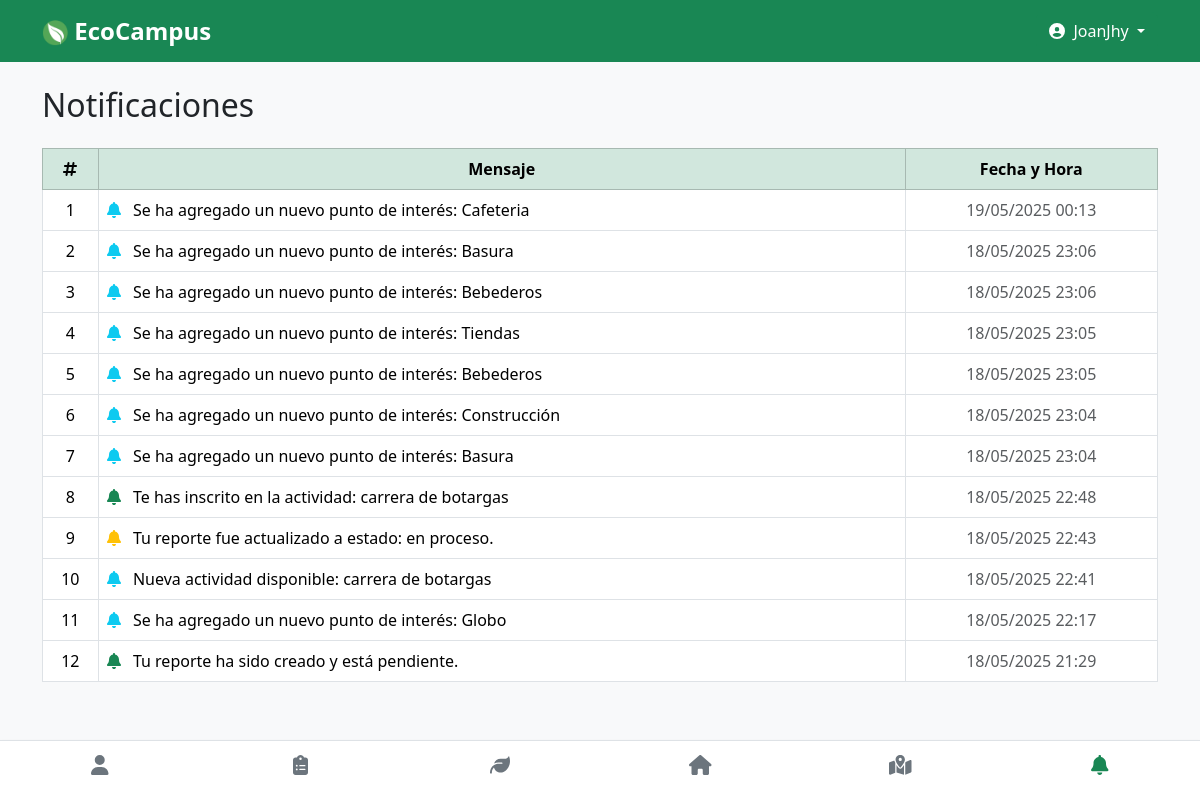
The page /notificaciones (signed in) on the database its author committed.
### backend/models.py (models this page shows)
class Notificacion(db.Model):
    id = db.Column(db.Integer, primary_key=True)
    mensaje = db.Column(db.String(200), nullable=False)
    tipo = db.Column(db.String(50))  # info, alerta, éxito, etc.
    leida = db.Column(db.Boolean, default=False)
    usuario_id = db.Column(db.Integer, db.ForeignKey('usuario.id'), nullable=True)  # null para globales
    fecha = db.Column(db.DateTime, default=datetime.utcnow)

### backend/routes.py (the view)
    @app.route('/notificaciones')
    def notificaciones():
        if 'usuario_id' not in session:
            return redirect(url_for('login'))
        usuario_id = session['usuario_id']
        notificaciones = Notificacion.query.filter(
            or_(
                Notificacion.usuario_id == usuario_id,
                Notificacion.usuario_id == None  # también puedes usar `is_(None)`
            )
        ).order_by(Notificacion.fecha.desc()).all()  # Opcional: ordenadas por fecha
        return render_template('notificaciones.html', notificaciones=notificaciones)

### frontend/templates/notificaciones.html (shortened to what this page needs)
{% extends 'layout.html' %}
{% block content %}
<h2 class="mb-4">Notificaciones</h2>
{% if notificaciones %}
  <div class="table-responsive">
    <table class="table table-bordered align-middle">
      <thead class="table-success text-center">
        <tr>
          <th style="width: 5%"><i class="fas fa-hashtag"></i></th>
          <th>Mensaje</th>
          <th>Fecha y Hora</th>
        </tr>
      </thead>
      <tbody>
        {% for n in notificaciones %}
        <tr>
          <td class="text-center">{{ loop.index }}</td>
          <td><i class="fas fa-bell me-2 text-{{ n.tipo }}"></i> {{ n.mensaje }}</td>
          <td class="text-center text-muted">
            {{ n.fecha.strftime('%d/%m/%Y %H:%M') }}
          </td>
        </tr>
        {% endfor %}
      </tbody>
    </table>
  </div>
{% else %}
  <div class="alert alert-secondary text-center">
    <i class="fas fa-inbox"></i> No tienes notificaciones por ahora.
  </div>
{% endif %}
{% endblock %}

### frontend/static/css/main.css (style rules this page uses)
body { font-family: 'Segoe UI', Tahoma, Geneva, Verdana, sans-serif; }

### rows shown on the page
Notificacion: mensaje "Se ha agregado un nuevo punto de interés: Cafeteria", fecha "19/05/2025 00:13"
Notificacion: mensaje "Se ha agregado un nuevo punto de interés: Basura", fecha "18/05/2025 23:06"
Notificacion: mensaje "Se ha agregado un nuevo punto de interés: Bebederos", fecha "18/05/2025 23:06"
Notificacion: mensaje "Se ha agregado un nuevo punto de interés: Tiendas", fecha "18/05/2025 23:05"
Notificacion: mensaje "Se ha agregado un nuevo punto de interés: Bebederos", fecha "18/05/2025 23:05"
Notificacion: mensaje "Se ha agregado un nuevo punto de interés: Construcción", fecha "18/05/2025 23:04"
Notificacion: mensaje "Se ha agregado un nuevo punto de interés: Basura", fecha "18/05/2025 23:04"
Notificacion: mensaje "Te has inscrito en la actividad: carrera de botargas", fecha "18/05/2025 22:48"
Notificacion: mensaje "Tu reporte fue actualizado a estado: en proceso.", fecha "18/05/2025 22:43"
Notificacion: mensaje "Nueva actividad disponible: carrera de botargas", fecha "18/05/2025 22:41"
Notificacion: mensaje "Se ha agregado un nuevo punto de interés: Globo", fecha "18/05/2025 22:17"
Notificacion: mensaje "Tu reporte ha sido creado y está pendiente.", fecha "18/05/2025 21:29"

### other values the page prints
{{ session['usuario_nombre'] }} "JoanJhy"
